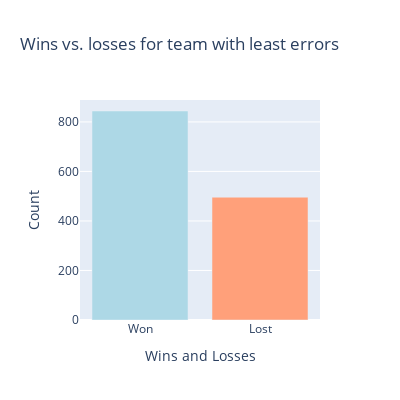

Source (notebook cell):
### Code cell
fig = px.bar(y=[won,lost], x=['Won','Lost'],
             title='Wins vs. losses for team with least errors', width=400, height=400)
fig.update_traces(marker_color=['lightblue','lightsalmon'],)
fig.update_layout(xaxis_title="Wins and Losses",
                  yaxis_title="Count",)

### Figure 1 — Plotly figure (JSON) as saved in the notebook; plotly's stock layout.template omitted (floating-point values rounded to 4 significant figures)
{"data": [{"alignmentgroup": "True", "hovertemplate": "x=%{x}<br>y=%{y}<extra></extra>", "legendgroup": "", "marker": {"color": ["lightblue", "lightsalmon"], "pattern": {"shape": ""}}, "name": "", "offsetgroup": "", "orientation": "v", "showlegend": false, "textposition": "auto", "type": "bar", "x": ["Won", "Lost"], "xaxis": "x", "y": [844, 496], "yaxis": "y"}], "layout": {"barmode": "relative", "height": 400, "legend": {"tracegroupgap": 0}, "title": {"text": "Wins vs. losses for team with least errors"}, "width": 400, "xaxis": {"anchor": "y", "domain": [0, 1], "title": {"text": "Wins and Losses"}}, "yaxis": {"anchor": "x", "domain": [0, 1], "title": {"text": "Count"}}}}
